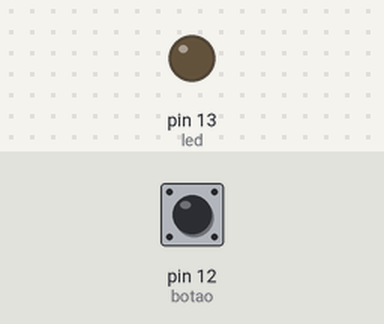
This sketch was run on a simulated Arduino Uno, built with avr-gcc and run on an emulated ATmega328P. Parts: output pins drawn as LEDs (lit = HIGH). The inputs (shaded band) are chosen by the test bench; at power-on: pin 12 (botao) LOW.

Above: at 1.2 s.
1.3 s: pin 12 (botao) pulled HIGH for 0.15 s
At 1.8 s:
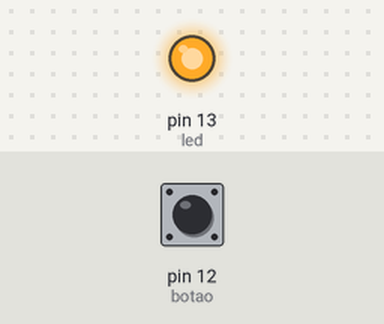
2.9 s: pin 12 (botao) pulled HIGH for 1 s
At 4.3 s:
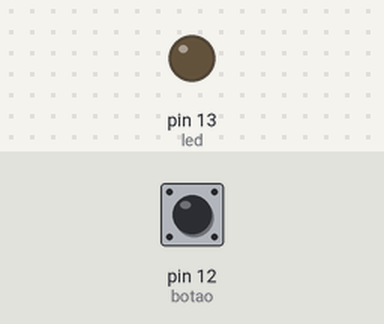
5.4 s: pin 12 (botao) pulled HIGH for 3.2 s
At 6.2 s:
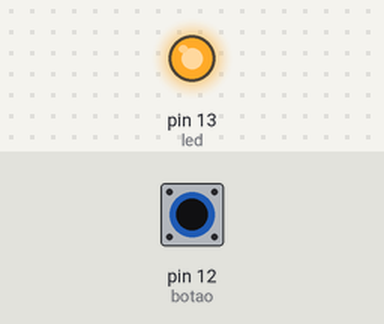
Timing chart, 0 to 8.4 s (numbered marks = the images above; inputs shaded):
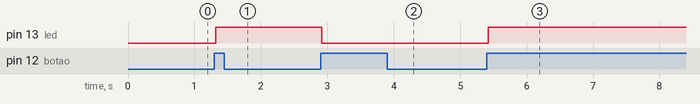

Measured:
- after the input at 1.3 s, pin 13 (led): LOW → HIGH at once
- after the input at 2.9 s, pin 13 (led): HIGH → LOW at once
- after the input at 5.4 s, pin 13 (led): LOW → HIGH at once

The sketch:

buttonLED.ino
```cpp
/* Grupo-de-robotica-IEEE  - UFPB
 *  Programa : IHM  - ligando um led com botao
 *  Instrutores: Abraão Állysson e Yuri Oliveira
 */


int led=13;      // led no pino 13
int botao=12;  // botão no pino 12
int var=0;       // valor instantaneo enviado pelo botão
int var2=0;     // valor guardado
int estado=0;  // guarda o valor 0 ou 1 (HIGH ou LOW)
void setup()
{
  pinMode(led,OUTPUT);
  pinMode(botao,INPUT);
}
void loop()
{
  var=digitalRead(botao); // ler o valor enviado pelo botão: "HIGH" ou "LOW"
  if ((var == HIGH) && (var2 == LOW)) {
    estado = 1 - estado;
    delay(20); // de-bouncing
  }
  var2=var;
  if (estado == 1) {
    digitalWrite(led, HIGH); // liga o led
  } else {
    digitalWrite(led, LOW);  // desliga o led
  }
}
```
